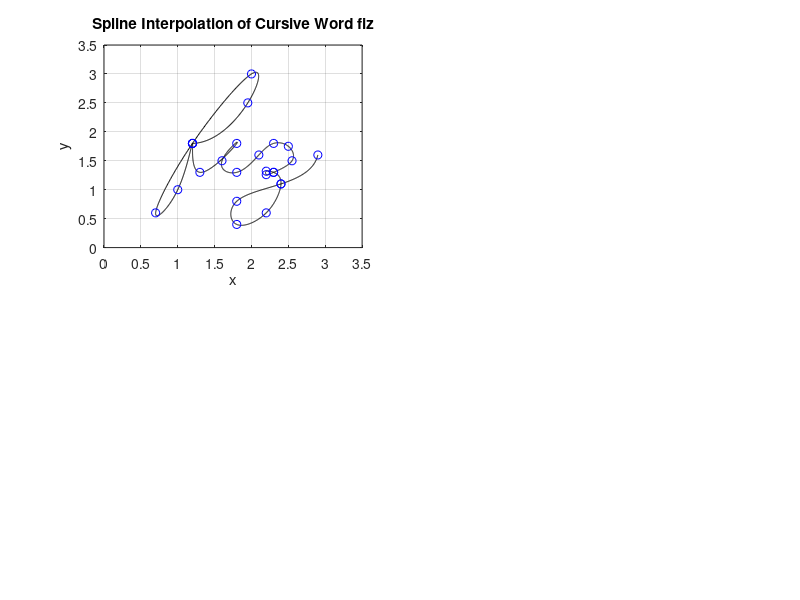

Write MATLAB code to recreate this figure.
% This script consists of each member's crusive names coordinates and 
% code that plots the names.

% Data points of x and y coordinates --------------------------------------

% data points 1 'fiz'
x_1 = [1.2 1.95 2 1.2 0.7 1 1.2 1.3 1.8 1.6 1.8 2.1 ...
       2.3 2.5 2.55 2.3 2.2 2.2 2.3 2.4 2.2 1.8 1.8 2.4 2.9];
y_1 = [1.8 2.5 3 1.8 0.6 1 1.8 1.3 1.8 1.5 1.3 1.6 ...
       1.8 1.75 1.5 1.3 1.26 1.32 1.3 1.1 0.6 0.4 0.8 1.1 1.6];

n_1 = length(x_1);
t_1 = 0:n_1-1;
tt_1 = 0:0.01:n_1-1;

xx_1 = spline(t_1, x_1, tt_1);
yy_2 = spline(t_1, y_1, tt_1);

% data points 2


% data points 3


% data points 4



% Plot settings -----------------------------------------------------------
figure(1)

% subplot 1
subplot(2,2,1), plot(xx_1, yy_2, 'k') % plot spline
hold on
plot(x_1, y_1, 'bo') % plot data points
axis([0 3.5 0 3.5])
title('Spline Interpolation of Cursive Word fiz')
xlabel('x')
ylabel('y')
grid on

% subplot 2

% subplot 3

% subplot 4